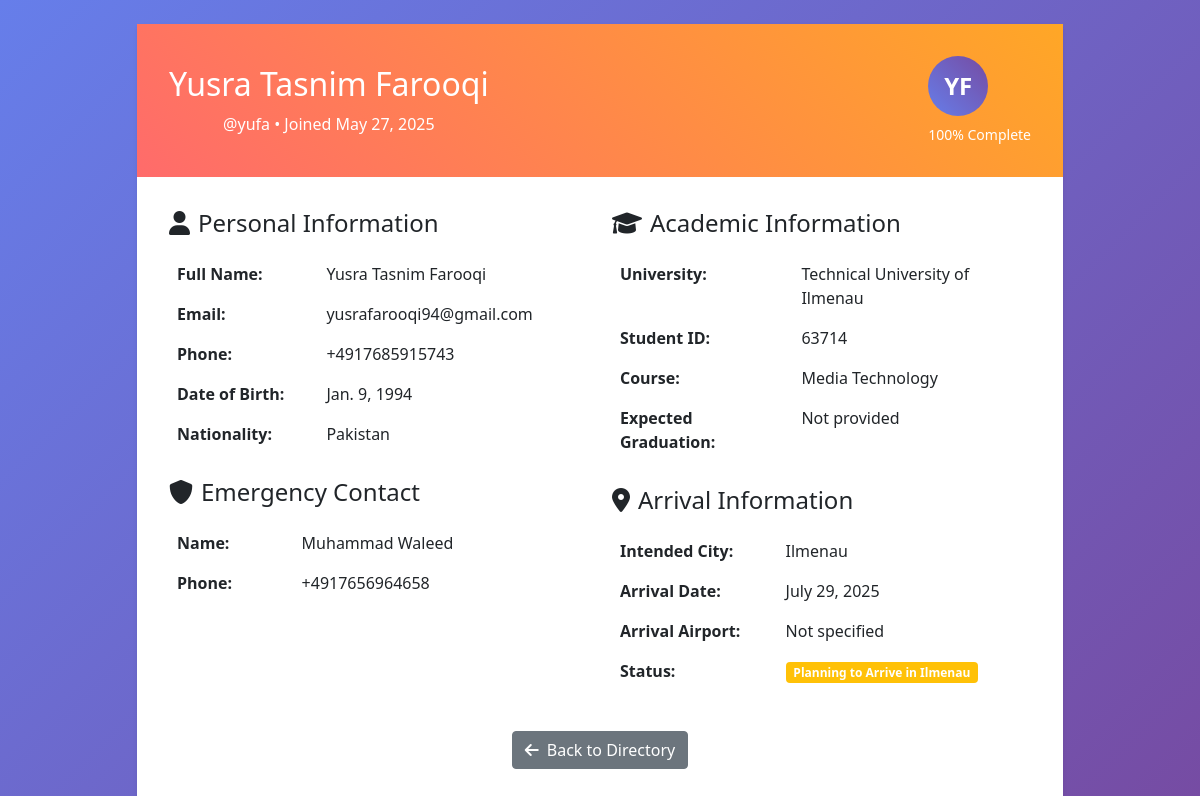
The page /accounts/users/2/ (signed in) on the database its author committed.
### accounts/models.py (models this page shows, shortened)
class CustomUser(AbstractUser):
    UNIVERSITY_CHOICES = [
        ('TU_ILMENAU', 'Technical University of Ilmenau'),
        ('OTHER_ILMENAU', 'Other Institution in Ilmenau'),
    ]
    COUNTRY_CHOICES = [
        ('US', 'United States'),
        ('IN', 'India'),
        ('CN', 'China'),
        ('BR', 'Brazil'),
        ('TR', 'Turkey'),
        ('RU', 'Russia'),
        ('MX', 'Mexico'),
        ('PK', 'Pakistan'),
        ('BD', 'Bangladesh'),
        ('NG', 'Nigeria'),
        ('OTHER', 'Other')
    ]
    ARRIVAL_STATUS_CHOICES = [
        ('PLANNING', 'Planning to Arrive in Ilmenau'),
        ('ARRIVED', 'Arrived in Ilmenau'),
    ]
    phone_regex = RegexValidator(
        regex=r'^\+?1?\d{9,15}$',
        message="Phone number must be entered in the format: '+999999999'. Up to 15 digits allowed."
    )
    phone_number = models.CharField(validators=[phone_regex], max_length=17, blank=True)
    date_of_birth = models.DateField(null=True, blank=True)
    nationality = models.CharField(max_length=50, choices=COUNTRY_CHOICES, default='OTHER')
    university = models.CharField(max_length=100, choices=UNIVERSITY_CHOICES, default='TU_ILMENAU')
    student_id = models.CharField(max_length=50, blank=True)
    course_of_study = models.CharField(max_length=200, blank=True)
    expected_graduation = models.DateField(null=True, blank=True)
    intended_city = models.CharField(max_length=100, default='Ilmenau', editable=False)
    arrival_date = models.DateField(null=True, blank=True)
    arrival_airport = models.CharField(
        max_length=50,
        blank=True,
        help_text="Main airports: ERF (Erfurt), LEJ (Leipzig), FRA (Frankfurt)"
    )
    arrival_status = models.CharField(max_length=20, choices=ARRIVAL_STATUS_CHOICES, default='PLANNING')
    emergency_contact_name = models.CharField(max_length=200, blank=True)
    emergency_contact_phone = models.CharField(validators=[phone_regex], max_length=17, blank=True)
    profile_completed = models.BooleanField(default=False)
    registration_completed = models.BooleanField(default=False)

### accounts/views.py (the view)
# urls.py: path('users/<int:user_id>/', views.user_detail, name='user_detail'),
@login_required
def user_detail(request, user_id):
    user = get_object_or_404(CustomUser, id=user_id)
    if not request.user.is_staff and request.user != user:
        messages.error(request, "You don't have permission to view this profile.")
        return redirect('dashboard')
    checklist_progress = None
    if user.arrival_status == 'PLANNING':
        checklist_progress = get_user_ilmenau_checklist_data(user)
    context = {
        'profile_user': user,
        'completion_percentage': calculate_profile_completion(user),
        'checklist_progress': checklist_progress,
    }
    return render(request, 'accounts/user_detail.html', context)

### accounts/models.py (called while the page is built)
    def is_relevant_for_user(self, user):
        if self.tu_ilmenau_specific and user.university != 'TU_ILMENAU':
            return False
        return True

### accounts/views.py (called while the page is built)
def calculate_profile_completion(user):
    total_fields = 11  # Reduced since intended_city is fixed
    completed_fields = 0
    if user.first_name: completed_fields += 1
    if user.last_name: completed_fields += 1
    if user.email: completed_fields += 1
    if user.phone_number: completed_fields += 1
    if user.date_of_birth: completed_fields += 1
    if user.nationality: completed_fields += 1
    if user.university: completed_fields += 1
    if user.course_of_study: completed_fields += 1
    if user.arrival_date: completed_fields += 1
    if user.emergency_contact_name: completed_fields += 1
    if user.emergency_contact_phone: completed_fields += 1
    return int((completed_fields / total_fields) * 100)

### templates/accounts/user_detail.html (shortened to what this page needs)
{% extends 'base.html' %}
{% block content %}
<div class="container py-4">
    <div class="row justify-content-center">
        <div class="col-md-10">
            <div class="bg-white rounded-3 shadow-sm">
                <div class="auth-header">
                    <div class="d-flex justify-content-between align-items-center">
                        <div>
                            <h2>{{ profile_user.get_full_name }}</h2>
                            <p class="mb-0">@{{ profile_user.username }} • Joined {{ profile_user.date_joined|date:"M d, Y" }}</p>
                        </div>
                        <div class="text-end">
                            <div class="avatar-circle" style="width: 60px; height: 60px; font-size: 24px;">
                                {{ profile_user.first_name.0 }}{{ profile_user.last_name.0 }}
                            </div>
                            <small class="d-block mt-2">{{ completion_percentage }}% Complete</small>
                        </div>
                    </div>
                </div>
                <div class="auth-body">
                    <div class="row">
                        <div class="col-md-6">
                            <h4 class="mb-3"><i class="fas fa-user me-2"></i>Personal Information</h4>
                            <table class="table table-borderless">
                                <tr>
                                    <td><strong>Full Name:</strong></td>
                                    <td>{{ profile_user.get_full_name }}</td>
                                </tr>
                                <tr>
                                    <td><strong>Email:</strong></td>
                                    <td>{{ profile_user.email }}</td>
                                </tr>
                                <tr>
                                    <td><strong>Phone:</strong></td>
                                    <td>{{ profile_user.phone_number|default:"Not provided" }}</td>
                                </tr>
                                <tr>
                                    <td><strong>Date of Birth:</strong></td>
                                    <td>{{ profile_user.date_of_birth|default:"Not provided" }}</td>
                                </tr>
                                <tr>
                                    <td><strong>Nationality:</strong></td>
                                    <td>{{ profile_user.get_nationality_display }}</td>
                                </tr>
                            </table>
                            <h4 class="mb-3 mt-4"><i class="fas fa-shield-alt me-2"></i>Emergency Contact</h4>
                            <table class="table table-borderless">
                                <tr>
                                    <td><strong>Name:</strong></td>
                                    <td>{{ profile_user.emergency_contact_name|default:"Not provided" }}</td>
                                </tr>
                                <tr>
                                    <td><strong>Phone:</strong></td>
                                    <td>{{ profile_user.emergency_contact_phone|default:"Not provided" }}</td>
                                </tr>
                            </table>
                        </div>
                        <div class="col-md-6">
                            <h4 class="mb-3"><i class="fas fa-graduation-cap me-2"></i>Academic Information</h4>
                            <table class="table table-borderless">
                                <tr>
                                    <td><strong>University:</strong></td>
                                    <td>{{ profile_user.get_university_display }}</td>
                                </tr>
                                <tr>
                                    <td><strong>Student ID:</strong></td>
                                    <td>{{ profile_user.student_id|default:"Not provided" }}</td>
                                </tr>
                                <tr>
                                    <td><strong>Course:</strong></td>
                                    <td>{{ profile_user.course_of_study }}</td>
                                </tr>
                                <tr>
                                    <td><strong>Expected Graduation:</strong></td>
                                    <td>{{ profile_user.expected_graduation|default:"Not provided" }}</td>
                                </tr>
                            </table>
                            <h4 class="mb-3 mt-4"><i class="fas fa-map-marker-alt me-2"></i>Arrival Information</h4>
                            <table class="table table-borderless">
                                <tr>
                                    <td><strong>Intended City:</strong></td>
                                    <td>{{ profile_user.intended_city }}</td>
                                </tr>
                                <tr>
                                    <td><strong>Arrival Date:</strong></td>
                                    <td>{{ profile_user.arrival_date|default:"Not specified" }}</td>
                                </tr>
                                <tr>
                                    <td><strong>Arrival Airport:</strong></td>
                                    <td>{{ profile_user.arrival_airport|default:"Not specified" }}</td>
                                </tr>
                                <tr>
                                    <td><strong>Status:</strong></td>
                                    <td>
                                        <span class="badge bg-{% if profile_user.arrival_status == 'ARRIVED' %}success{% elif profile_user.arrival_status == 'PLANNING' %}warning{% else %}info{% endif %}">
                                            {{ profile_user.get_arrival_status_display }}
                                        </span>
                                    </td>
                                </tr>
                            </table>
                        </div>
                    </div>
                    <div class="text-center mt-4">
                        <a href="{% url 'user_list' %}" class="btn btn-secondary">
                            <i class="fas fa-arrow-left me-2"></i>Back to Directory
                        </a>
                    </div>
                </div>
            </div>
        </div>
    </div>
</div>
{% endblock %}

### static/css/base.css (style rules this page uses)
body { background: linear-gradient(135deg, #667eea 0%, #764ba2 100%); min-height: 100vh; font-family: 'Segoe UI', Tahoma, Geneva, Verdana, sans-serif; }
.auth-header { background: linear-gradient(45deg, #ff6b6b, #ffa726); color: white; padding: 2rem; text-align: center; }
.auth-body { padding: 2rem; }
.avatar-circle { width: 40px; height: 40px; border-radius: 50%; background: linear-gradient(45deg, #667eea, #764ba2); color: white; display: flex; align-items: center; justify-content: center; font-weight: bold; font-size: 14px; }
.card-hover { transition: transform 0.3s ease, box-shadow 0.3s ease; }

### rows shown on the page
CustomUser: get_full_name "Yusra Tasnim Farooqi", username "yufa", date_joined "May 27, 2025", first_name.0 "Y", last_name.0 "F", email "yusrafarooqi94@gmail.com", phone_number "+4917685915743", date_of_birth "Jan. 9, 1994", nationality "Pakistan", emergency_contact_name "Muhammad Waleed", emergency_contact_phone "+4917656964658", university "Technical University of Ilmenau", student_id "63714", course_of_study "Media Technology", expected_graduation "Not provided", intended_city "Ilmenau", arrival_date "July 29, 2025", arrival_airport "Not specified", arrival_status "Planning to Arrive in Ilmenau"

### other values the page prints
{{ completion_percentage }} "100"
